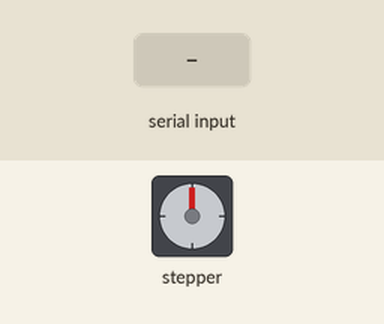
A sketch run on a simulated Arduino Uno, built with avr-gcc and run on an emulated ATmega328P. Shown: stepper motor. Wiring (inferred from the names in the program): stepper motor driver (200 steps per turn assumed): step pin 10; direction pin 9; enable pin 8. Inputs (shaded band) come from the test bench. What the sketch prints to the serial monitor is not drawn.

Above: at 1.2 s.
1.3 s: "30,150\n" received over Serial
At 2.6 s:
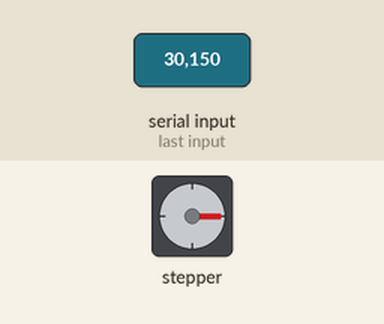
3.2 s: "90\n" received over Serial
At 4.5 s:
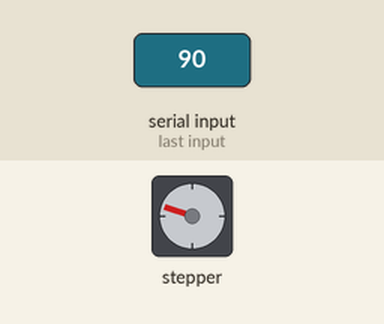
5.0 s: "90,45\n" received over Serial
At 5.6 s:
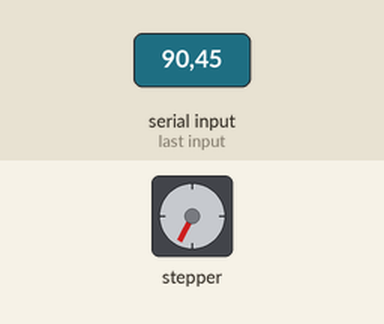
6.6 s: "200\n" received over Serial
At 7.05 s:
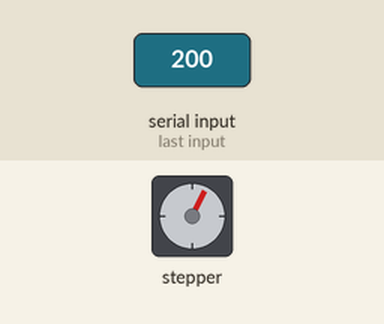
8.7 s: "90,45\n" received over Serial
At 9.6 s:
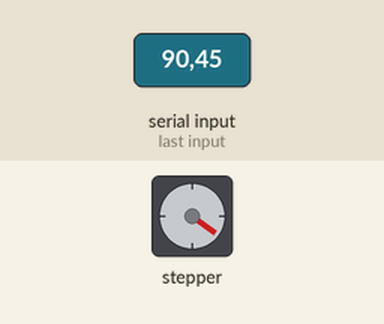
10.3 s: "5\n" received over Serial
At 11.1 s:
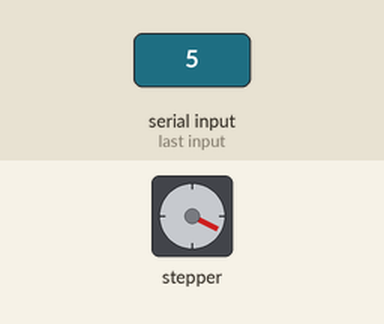
Timing chart, 0 to 12.8 s (numbered marks = the images above; inputs shaded):
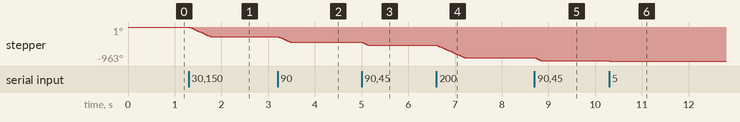

Measured:
- after the input at 1.3 s, stepper: turns 270° counter-clockwise in 0.45 s, starting at once
- after the input at 3.2 s, stepper: turns 162° counter-clockwise in 0.27 s, starting at once
- after the input at 5.0 s, stepper: turns 81° counter-clockwise in 0.13 s, starting at once
- after the input at 6.6 s, stepper: turns 360° counter-clockwise in 0.61 s, starting at once
- after the input at 8.7 s, stepper: turns 81° counter-clockwise in 0.13 s, starting at once
- after the input at 10.3 s, stepper: goes -955° 0.01 s, then -963°, starting at once

The sketch:

arduino_conveyer.ino
```cpp
#define RECV_MAX_COUNT  10000
#define PIN_ENA   8
#define PIN_DIR   9
#define PIN_PUL   10
typedef enum _CONVEYOR_STATE {Conveyor_Ready, Conveyor_Run} CONVEYOR_STATE;
unsigned long recv_cnt = 0;
unsigned long time_p = 0;
unsigned long time_serial_p = 0;
unsigned long step_count  = 0;

CONVEYOR_STATE state = Conveyor_Ready;

void setup() {
  Serial.begin(115200);
  Serial.write('s');
  pinMode(PIN_ENA, OUTPUT);
  pinMode(PIN_DIR, OUTPUT);
  pinMode(PIN_PUL, OUTPUT);
  digitalWrite(PIN_ENA, LOW);
  digitalWrite(PIN_DIR, LOW);

}

void step_run(unsigned long time_c) {
  if((time_c - time_p) > 2) {
    if(state == Conveyor_Run) {
      digitalWrite(PIN_PUL, HIGH);
      delayMicroseconds(1000);
      digitalWrite(PIN_PUL, LOW);
      delayMicroseconds(1000);

      step_count--;

      if(step_count <= 0)
        state = Conveyor_Ready;

      if((time_c - time_serial_p) > 50) {
        Serial.print('1');
        time_serial_p = time_c;
      }
      time_p = time_c;

    } else {
      if((time_c - time_serial_p) > 50) {
        //Serial.println('0');
        time_serial_p = time_c;
      }
      time_p = time_c;
    }
  }
}

void loop() {
  unsigned long time_c = millis();
  if(Serial.available() > 0) {
    int incommingByte = Serial.read();
    if(incommingByte >='0' && incommingByte <='9') {
      recv_cnt = recv_cnt*10 + (incommingByte - '0');
      if(recv_cnt > RECV_MAX_COUNT) {
        recv_cnt = 0;

      }

    } else {
      if (recv_cnt > 0) {
        state = Conveyor_Run;
        step_count = recv_cnt;
        recv_cnt = 0;

      }

    }
  }

  step_run(time_c);

}
```
